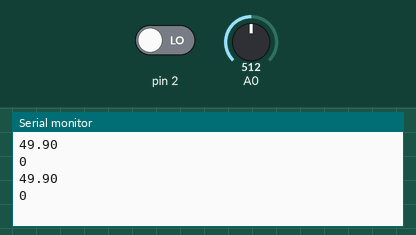
Recording of a sketch running on a simulated Arduino Uno, built with avr-gcc and run on an emulated ATmega328P. Shown: the last lines printed to the serial monitor. The inputs (shaded band) are chosen by the test bench; at power-on: A0 = 512, pin 2 LOW.

Above: at 1.8 s.
1.9 s: A0 set to 716
At 2.8 s:
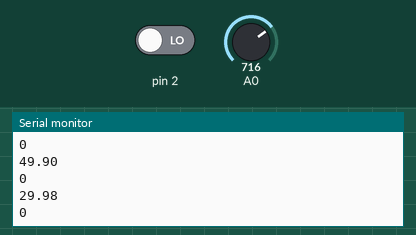
3.4 s: pin 2 driven HIGH
At 4.7 s:
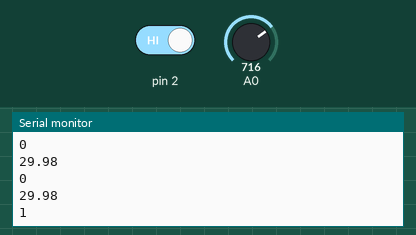
4.9 s: A0 set to 900
At 5.6 s:
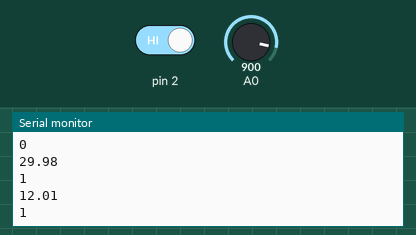
Timing chart, 0 to 7.9 s (numbered marks = the images above; inputs shaded):
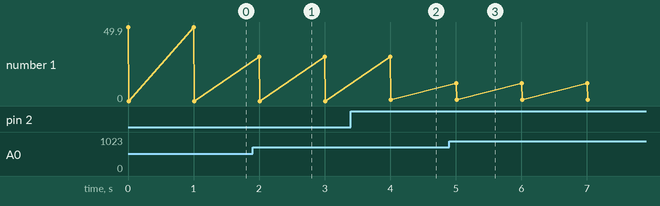

Measured:
- after the input at 1.9 s, the serial monitor: prints a new line after 0.10 s (image 1)
- after the input at 3.4 s, the serial monitor: prints a new line after 0.61 s (image 2)
- after the input at 4.9 s, the serial monitor: prints a new line after 0.10 s (image 3)
- plotted number 1: 0 → 1 after the input at 3.4 s

The sketch:

MoistureBoardTest.ino
```cpp
void setup() {
  pinMode(2,INPUT);
  pinMode(A0,INPUT);
  Serial.begin(9600);
}

void loop() {
  Serial.println((1023-analogRead(A0))/10.24);
  Serial.println(digitalRead(2));
  delay(1000);
}
```
